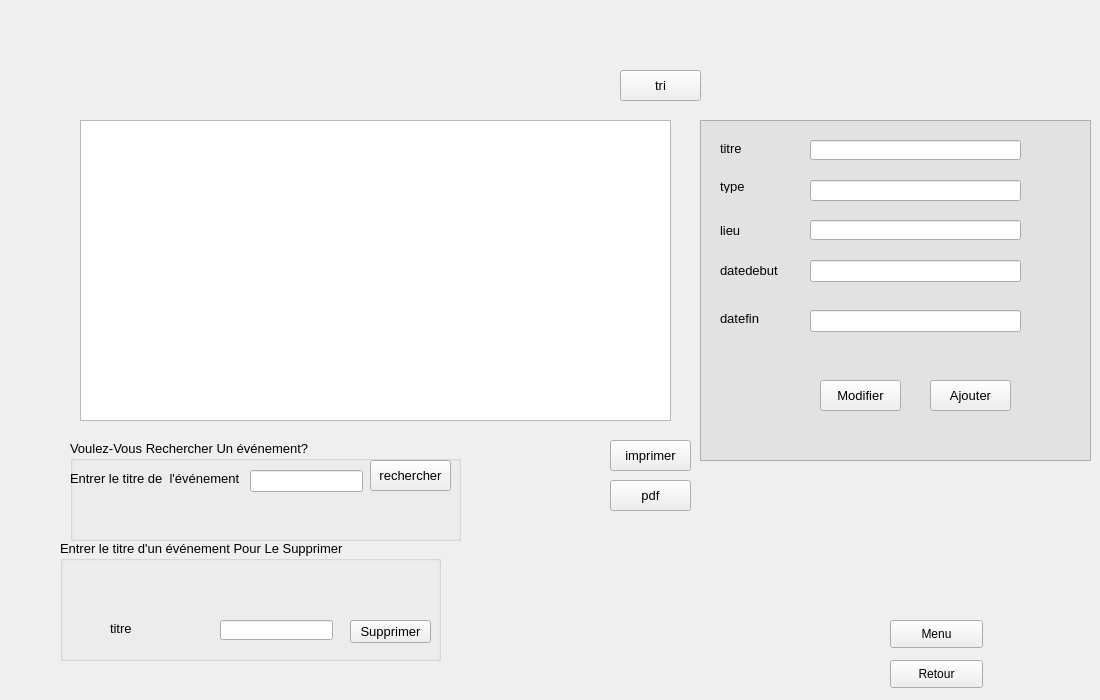
    <widget class="QWidget" name="page_5">
     <widget class="QGroupBox" name="groupBox_5">
      <property name="geometry">
       <rect>
        <x>60</x>
        <y>540</y>
        <width>381</width>
        <height>121</height>
       </rect>
      </property>
      <property name="font">
       <font>
        <family>MS Shell Dlg 2</family>
        <pointsize>10</pointsize>
        <weight>50</weight>
        <bold>false</bold>
       </font>
      </property>
      <property name="title">
       <string>Entrer le titre d'un événement Pour Le Supprimer</string>
      </property>
      <widget class="QPushButton" name="pb_supprimer">
       <property name="geometry">
        <rect>
         <x>290</x>
         <y>80</y>
         <width>81</width>
         <height>23</height>
        </rect>
       </property>
       <property name="font">
        <font>
         <family>MS Shell Dlg 2</family>
         <pointsize>10</pointsize>
         <weight>50</weight>
         <bold>false</bold>
         <underline>false</underline>
         <strikeout>false</strikeout>
        </font>
       </property>
       <property name="styleSheet">
        <string notr="true">QPushButton {

padding: 1px;

border-style: solid;

border: 2px solid gray;

border-radius: 8px;

background-color: rgb(170, 150, 123);

border:2px solid #000;

}

QPushButton {

     color: #fff !important;



text-decoration: none;

background: #ffb300;



border-radius: 5px;

display: inline-block;

border: none;

transition: all 0.4s ease 0s;

 }

 QPushButton:hover {

     background: #ffcc00;

	background-color: ;

letter-spacing: 1px;

-webkit-box-shadow: 0px 5px 40px -10px rgba(0,0,0,0.57);

-moz-box-shadow: 0px 5px 40px -10px rgba(0,0,0,0.57);

box-shadow: 5px 40px -10px rgba(0,0,0,0.57);

transition: all 0.4s ease 0s;

 }

Police:

MS Shell Dlg2 ,10</string>
       </property>
       <property name="text">
        <string>Supprimer</string>
       </property>
      </widget>
      <widget class="QLineEdit" name="lineEdit_titres">
       <property name="geometry">
        <rect>
         <x>160</x>
         <y>80</y>
         <width>113</width>
         <height>20</height>
        </rect>
       </property>
      </widget>
      <widget class="QLabel" name="label_9">
       <property name="geometry">
        <rect>
         <x>50</x>
         <y>80</y>
         <width>91</width>
         <height>16</height>
        </rect>
       </property>
       <property name="font">
        <font>
         <family>MS Shell Dlg 2</family>
         <pointsize>10</pointsize>
         <weight>50</weight>
         <bold>false</bold>
        </font>
       </property>
       <property name="text">
        <string>titre</string>
       </property>
      </widget>
      <widget class="QLabel" name="label_18">
       <property name="geometry">
        <rect>
         <x>320</x>
         <y>30</y>
         <width>47</width>
         <height>41</height>
        </rect>
       </property>
       <property name="styleSheet">
        <string notr="true">image:url(:/Downloads/delete2.png)</string>
       </property>
       <property name="text">
        <string/>
       </property>
      </widget>
     </widget>
     <widget class="QPushButton" name="pb_tri">
      <property name="geometry">
       <rect>
        <x>620</x>
        <y>70</y>
        <width>81</width>
        <height>31</height>
       </rect>
      </property>
      <property name="font">
       <font>
        <family>MS Shell Dlg 2</family>
        <pointsize>10</pointsize>
        <weight>50</weight>
        <bold>false</bold>
        <underline>false</underline>
        <strikeout>false</strikeout>
       </font>
      </property>
      <property name="styleSheet">
       <string notr="true">QPushButton {

padding: 1px;

border-style: solid;

border: 2px solid gray;

border-radius: 8px;

background-color: rgb(170, 150, 123);

border:2px solid #000;

}

QPushButton {

     color: #fff !important;



text-decoration: none;

background: #ffb300;



border-radius: 5px;

display: inline-block;

border: none;

transition: all 0.4s ease 0s;

 }

 QPushButton:hover {

     background: #ffcc00;

	background-color: ;

letter-spacing: 1px;

-webkit-box-shadow: 0px 5px 40px -10px rgba(0,0,0,0.57);

-moz-box-shadow: 0px 5px 40px -10px rgba(0,0,0,0.57);

box-shadow: 5px 40px -10px rgba(0,0,0,0.57);

transition: all 0.4s ease 0s;

 }

Police:

MS Shell Dlg2 ,10</string>
      </property>
      <property name="text">
       <string>tri</string>
      </property>
     </widget>
     <widget class="QPushButton" name="pb_pdf">
      <property name="geometry">
       <rect>
        <x>610</x>
        <y>480</y>
        <width>81</width>
        <height>31</height>
       </rect>
      </property>
      <property name="font">
       <font>
        <family>MS Shell Dlg 2</family>
        <pointsize>10</pointsize>
        <weight>50</weight>
        <bold>false</bold>
        <underline>false</underline>
        <strikeout>false</strikeout>
       </font>
      </property>
      <property name="styleSheet">
       <string notr="true">QPushButton {

padding: 1px;

border-style: solid;

border: 2px solid gray;

border-radius: 8px;

background-color: rgb(170, 150, 123);

border:2px solid #000;

}

QPushButton {

     color: #fff !important;



text-decoration: none;

background: #ffb300;



border-radius: 5px;

display: inline-block;

border: none;

transition: all 0.4s ease 0s;

 }

 QPushButton:hover {

     background: #ffcc00;

	background-color: ;

letter-spacing: 1px;

-webkit-box-shadow: 0px 5px 40px -10px rgba(0,0,0,0.57);

-moz-box-shadow: 0px 5px 40px -10px rgba(0,0,0,0.57);

box-shadow: 5px 40px -10px rgba(0,0,0,0.57);

transition: all 0.4s ease 0s;

 }

Police:

MS Shell Dlg2 ,10</string>
      </property>
      <property name="text">
       <string>pdf</string>
      </property>
     </widget>
     <widget class="QPushButton" name="pb_imprimer">
      <property name="geometry">
       <rect>
        <x>610</x>
        <y>440</y>
        <width>81</width>
        <height>31</height>
       </rect>
      </property>
      <property name="font">
       <font>
        <family>MS Shell Dlg 2</family>
        <pointsize>10</pointsize>
        <weight>50</weight>
        <bold>false</bold>
        <underline>false</underline>
        <strikeout>false</strikeout>
       </font>
      </property>
      <property name="styleSheet">
       <string notr="true">QPushButton {

padding: 1px;

border-style: solid;

border: 2px solid gray;

border-radius: 8px;

background-color: rgb(170, 150, 123);

border:2px solid #000;

}

QPushButton {

     color: #fff !important;



text-decoration: none;

background: #ffb300;



border-radius: 5px;

display: inline-block;

border: none;

transition: all 0.4s ease 0s;

 }

 QPushButton:hover {

     background: #ffcc00;

	background-color: ;

letter-spacing: 1px;

-webkit-box-shadow: 0px 5px 40px -10px rgba(0,0,0,0.57);

-moz-box-shadow: 0px 5px 40px -10px rgba(0,0,0,0.57);

box-shadow: 5px 40px -10px rgba(0,0,0,0.57);

transition: all 0.4s ease 0s;

 }

Police:

MS Shell Dlg2 ,10
</string>
      </property>
      <property name="text">
       <string>imprimer</string>
      </property>
     </widget>
     <widget class="QGroupBox" name="groupBox">
      <property name="geometry">
       <rect>
        <x>70</x>
        <y>440</y>
        <width>391</width>
        <height>101</height>
       </rect>
      </property>
      <property name="font">
       <font>
        <family>MS Shell Dlg 2</family>
        <pointsize>10</pointsize>
        <weight>50</weight>
        <bold>false</bold>
       </font>
      </property>
      <property name="title">
       <string>Voulez-Vous Rechercher Un événement?</string>
      </property>
      <widget class="QLabel" name="label_8">
       <property name="geometry">
        <rect>
         <x>0</x>
         <y>30</y>
         <width>211</width>
         <height>16</height>
        </rect>
       </property>
       <property name="font">
        <font>
         <family>MS Shell Dlg 2</family>
         <pointsize>10</pointsize>
         <weight>50</weight>
         <bold>false</bold>
        </font>
       </property>
       <property name="text">
        <string>Entrer le titre de  l'événement</string>
       </property>
      </widget>
      <widget class="QLineEdit" name="lineEditrech">
       <property name="geometry">
        <rect>
         <x>180</x>
         <y>30</y>
         <width>113</width>
         <height>22</height>
        </rect>
       </property>
      </widget>
      <widget class="QPushButton" name="pb_rechercher">
       <property name="geometry">
        <rect>
         <x>300</x>
         <y>20</y>
         <width>81</width>
         <height>31</height>
        </rect>
       </property>
       <property name="font">
        <font>
         <family>MS Shell Dlg 2</family>
         <pointsize>10</pointsize>
         <weight>50</weight>
         <bold>false</bold>
         <underline>false</underline>
         <strikeout>false</strikeout>
        </font>
       </property>
       <property name="styleSheet">
        <string notr="true">QPushButton {

padding: 1px;

border-style: solid;

border: 2px solid gray;

border-radius: 8px;

background-color: rgb(170, 150, 123);

border:2px solid #000;

}

QPushButton {

     color: #fff !important;



text-decoration: none;

background: #ffb300;



border-radius: 5px;

display: inline-block;

border: none;

transition: all 0.4s ease 0s;

 }

 QPushButton:hover {

     background: #ffcc00;

	background-color: ;

letter-spacing: 1px;

-webkit-box-shadow: 0px 5px 40px -10px rgba(0,0,0,0.57);

-moz-box-shadow: 0px 5px 40px -10px rgba(0,0,0,0.57);

box-shadow: 5px 40px -10px rgba(0,0,0,0.57);

transition: all 0.4s ease 0s;

 }

Police:

MS Shell Dlg2 ,10</string>
       </property>
       <property name="text">
        <string>rechercher</string>
       </property>
      </widget>
      <widget class="QLabel" name="label_17">
       <property name="geometry">
        <rect>
         <x>320</x>
         <y>60</y>
         <width>47</width>
         <height>31</height>
        </rect>
       </property>
       <property name="styleSheet">
        <string notr="true">image:url(:/Downloads/find2.png)</string>
       </property>
       <property name="text">
        <string/>
       </property>
      </widget>
     </widget>
     <widget class="QTableView" name="tabevenement">
      <property name="geometry">
       <rect>
        <x>80</x>
        <y>120</y>
        <width>591</width>
        <height>301</height>
       </rect>
      </property>
     </widget>
     <widget class="QLabel" name="label">
      <property name="geometry">
       <rect>
        <x>720</x>
        <y>140</y>
        <width>91</width>
        <height>16</height>
       </rect>
      </property>
      <property name="font">
       <font>
        <pointsize>10</pointsize>
       </font>
      </property>
      <property name="text">
       <string>titre</string>
      </property>
     </widget>
     <widget class="QLabel" name="label_2">
      <property name="geometry">
       <rect>
        <x>720</x>
        <y>180</y>
        <width>47</width>
        <height>13</height>
       </rect>
      </property>
      <property name="font">
       <font>
        <family>MS Shell Dlg 2</family>
        <pointsize>10</pointsize>
        <weight>50</weight>
        <bold>false</bold>
       </font>
      </property>
      <property name="text">
       <string>type</string>
      </property>
     </widget>
     <widget class="QLabel" name="label_3">
      <property name="geometry">
       <rect>
        <x>720</x>
        <y>220</y>
        <width>81</width>
        <height>20</height>
       </rect>
      </property>
      <property name="font">
       <font>
        <family>MS Shell Dlg 2</family>
        <pointsize>10</pointsize>
        <weight>50</weight>
        <bold>false</bold>
       </font>
      </property>
      <property name="text">
       <string>lieu</string>
      </property>
     </widget>
     <widget class="QLabel" name="label_5">
      <property name="geometry">
       <rect>
        <x>720</x>
        <y>260</y>
        <width>81</width>
        <height>20</height>
       </rect>
      </property>
      <property name="font">
       <font>
        <family>MS Shell Dlg 2</family>
        <pointsize>10</pointsize>
        <weight>50</weight>
        <bold>false</bold>
       </font>
      </property>
      <property name="text">
       <string>datedebut</string>
      </property>
     </widget>
     <widget class="QLabel" name="label_6">
      <property name="geometry">
       <rect>
        <x>720</x>
        <y>310</y>
        <width>121</width>
        <height>16</height>
       </rect>
      </property>
      <property name="font">
       <font>
        <family>MS Shell Dlg 2</family>
        <pointsize>10</pointsize>
        <weight>50</weight>
        <bold>false</bold>
       </font>
      </property>
      <property name="text">
       <string>datefin</string>
      </property>
     </widget>
     <widget class="QLineEdit" name="lineEdit_titre">
      <property name="geometry">
       <rect>
        <x>810</x>
        <y>140</y>
        <width>211</width>
        <height>20</height>
       </rect>
      </property>
     </widget>
     <widget class="QLineEdit" name="lineEdit_type">
      <property name="geometry">
       <rect>
        <x>810</x>
        <y>180</y>
        <width>211</width>
        <height>21</height>
       </rect>
      </property>
     </widget>
     <widget class="QLineEdit" name="lineEdit_lieu">
      <property name="geometry">
       <rect>
        <x>810</x>
        <y>220</y>
        <width>211</width>
        <height>20</height>
       </rect>
      </property>
     </widget>
     <widget class="QLineEdit" name="lineEdit_datedebut">
      <property name="geometry">
       <rect>
        <x>810</x>
        <y>260</y>
        <width>211</width>
        <height>22</height>
       </rect>
      </property>
     </widget>
     <widget class="QLineEdit" name="lineEdit_datefin">
      <property name="geometry">
       <rect>
        <x>810</x>
        <y>310</y>
        <width>211</width>
        <height>22</height>
       </rect>
      </property>
     </widget>
     <widget class="QPushButton" name="pb_ajouter">
      <property name="geometry">
       <rect>
        <x>930</x>
        <y>380</y>
        <width>81</width>
        <height>31</height>
       </rect>
      </property>
      <property name="font">
       <font>
        <family>MS Shell Dlg 2</family>
        <pointsize>10</pointsize>
        <weight>50</weight>
        <bold>false</bold>
        <underline>false</underline>
        <strikeout>false</strikeout>
       </font>
      </property>
      <property name="styleSheet">
       <string notr="true">QPushButton {

padding: 1px;

border-style: solid;

border: 2px solid gray;

border-radius: 8px;

background-color: rgb(170, 150, 123);

border:2px solid #000;

}

QPushButton {

     color: #fff !important;



text-decoration: none;

background: #ffb300;



border-radius: 5px;

display: inline-block;

border: none;

transition: all 0.4s ease 0s;

 }

 QPushButton:hover {

     background: #ffcc00;

	background-color: ;

letter-spacing: 1px;

-webkit-box-shadow: 0px 5px 40px -10px rgba(0,0,0,0.57);

-moz-box-shadow: 0px 5px 40px -10px rgba(0,0,0,0.57);

box-shadow: 5px 40px -10px rgba(0,0,0,0.57);

transition: all 0.4s ease 0s;

 }

Police:

MS Shell Dlg2 ,10</string>
      </property>
      <property name="text">
       <string>Ajouter</string>
      </property>
     </widget>
     <widget class="QPushButton" name="pb_modifier">
      <property name="geometry">
       <rect>
        <x>820</x>
        <y>380</y>
        <width>81</width>
        <height>31</height>
       </rect>
      </property>
      <property name="font">
       <font>
        <family>MS Shell Dlg 2</family>
        <pointsize>10</pointsize>
        <weight>50</weight>
        <bold>false</bold>
        <underline>false</underline>
        <strikeout>false</strikeout>
       </font>
      </property>
      <property name="styleSheet">
       <string notr="true">QPushButton {

padding: 1px;

border-style: solid;

border: 2px solid gray;

border-radius: 8px;

background-color: rgb(170, 150, 123);

border:2px solid #000;

}

QPushButton {

     color: #fff !important;



text-decoration: none;

background: #ffb300;



border-radius: 5px;

display: inline-block;

border: none;

transition: all 0.4s ease 0s;

 }

 QPushButton:hover {

     background: #ffcc00;

	background-color: ;

letter-spacing: 1px;

-webkit-box-shadow: 0px 5px 40px -10px rgba(0,0,0,0.57);

-moz-box-shadow: 0px 5px 40px -10px rgba(0,0,0,0.57);

box-shadow: 5px 40px -10px rgba(0,0,0,0.57);

transition: all 0.4s ease 0s;

 }

Police:

MS Shell Dlg2 ,10</string>
      </property>
      <property name="text">
       <string>Modifier</string>
      </property>
     </widget>
     <widget class="QPushButton" name="menu">
      <property name="geometry">
       <rect>
        <x>890</x>
        <y>620</y>
        <width>93</width>
        <height>28</height>
       </rect>
      </property>
      <property name="styleSheet">
       <string notr="true">QPushButton {

padding: 1px;

border-style: solid;

border: 2px solid gray;

border-radius: 8px;

background-color: rgb(170, 150, 123);

border:2px solid #000;

}

QPushButton {

     color: #fff !important;



text-decoration: none;

background: #ffb300;



border-radius: 5px;

display: inline-block;

border: none;

transition: all 0.4s ease 0s;

 }

 QPushButton:hover {

     background: #ffcc00;

	background-color: ;

letter-spacing: 1px;

-webkit-box-shadow: 0px 5px 40px -10px rgba(0,0,0,0.57);

-moz-box-shadow: 0px 5px 40px -10px rgba(0,0,0,0.57);

box-shadow: 5px 40px -10px rgba(0,0,0,0.57);

transition: all 0.4s ease 0s;

 }

Police:

MS Shell Dlg2 ,10</string>
      </property>
      <property name="text">
       <string>Menu</string>
      </property>
     </widget>
     <widget class="QPushButton" name="pushButton_10">
      <property name="geometry">
       <rect>
        <x>890</x>
        <y>660</y>
        <width>93</width>
        <height>28</height>
       </rect>
      </property>
      <property name="styleSheet">
       <string notr="true">QPushButton {

padding: 1px;

border-style: solid;

border: 2px solid gray;

border-radius: 8px;

background-color: rgb(170, 150, 123);

border:2px solid #000;

}

QPushButton {

     color: #fff !important;



text-decoration: none;

background: #ffb300;



border-radius: 5px;

display: inline-block;

border: none;

transition: all 0.4s ease 0s;

 }

 QPushButton:hover {

     background: #ffcc00;

	background-color: ;

letter-spacing: 1px;

-webkit-box-shadow: 0px 5px 40px -10px rgba(0,0,0,0.57);

-moz-box-shadow: 0px 5px 40px -10px rgba(0,0,0,0.57);

box-shadow: 5px 40px -10px rgba(0,0,0,0.57);

transition: all 0.4s ease 0s;

 }

Police:

MS Shell Dlg2 ,10</string>
      </property>
      <property name="text">
       <string>Retour</string>
      </property>
     </widget>
     <widget class="QLabel" name="label_19">
      <property name="geometry">
       <rect>
        <x>1000</x>
        <y>660</y>
        <width>47</width>
        <height>31</height>
       </rect>
      </property>
      <property name="styleSheet">
       <string notr="true">image:url(:/Downloads/return2.png)</string>
      </property>
      <property name="text">
       <string/>
      </property>
     </widget>
     <widget class="QLabel" name="label_20">
      <property name="geometry">
       <rect>
        <x>1000</x>
        <y>620</y>
        <width>47</width>
        <height>31</height>
       </rect>
      </property>
      <property name="styleSheet">
       <string notr="true">image:url(:/Downloads/menu2.png)</string>
      </property>
      <property name="text">
       <string/>
      </property>
     </widget>
     <widget class="QLabel" name="label_21">
      <property name="geometry">
       <rect>
        <x>840</x>
        <y>420</y>
        <width>47</width>
        <height>31</height>
       </rect>
      </property>
      <property name="styleSheet">
       <string notr="true">image:url(:/Downloads/update2.png)</string>
      </property>
      <property name="text">
       <string/>
      </property>
     </widget>
     <widget class="QLabel" name="label_25">
      <property name="geometry">
       <rect>
        <x>950</x>
        <y>420</y>
        <width>47</width>
        <height>31</height>
       </rect>
      </property>
      <property name="styleSheet">
       <string notr="true">image:url(:/Downloads/add2.png)</string>
      </property>
      <property name="text">
       <string/>
      </property>
     </widget>
     <widget class="QListWidget" name="listWidget">
      <property name="geometry">
       <rect>
        <x>700</x>
        <y>120</y>
        <width>391</width>
        <height>341</height>
       </rect>
      </property>
      <property name="styleSheet">
       <string notr="true">background:#e2e2e2</string>
      </property>
     </widget>
     <zorder>listWidget</zorder>
     <zorder>groupBox_5</zorder>
     <zorder>pb_tri</zorder>
     <zorder>pb_pdf</zorder>
     <zorder>pb_imprimer</zorder>
     <zorder>groupBox</zorder>
     <zorder>tabevenement</zorder>
     <zorder>label</zorder>
     <zorder>label_2</zorder>
     <zorder>label_3</zorder>
     <zorder>label_5</zorder>
     <zorder>label_6</zorder>
     <zorder>lineEdit_titre</zorder>
     <zorder>lineEdit_type</zorder>
     <zorder>lineEdit_lieu</zorder>
     <zorder>lineEdit_datedebut</zorder>
     <zorder>lineEdit_datefin</zorder>
     <zorder>pb_ajouter</zorder>
     <zorder>pb_modifier</zorder>
     <zorder>menu</zorder>
     <zorder>pushButton_10</zorder>
     <zorder>label_19</zorder>
     <zorder>label_20</zorder>
     <zorder>label_21</zorder>
     <zorder>label_25</zorder>
    </widget>
